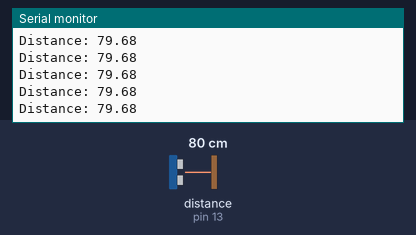
Bench run of a sketch on a simulated Arduino Uno, built with avr-gcc and run on an emulated ATmega328P. On the bench: the last lines printed to the serial monitor. Wiring (inferred from the names in the program): ultrasonic range finder: trigger pin 12; echo pin 13. The inputs (shaded band) are chosen by the test bench; at power-on: distance to the obstacle (sensor on pin 13) 80 cm. The echo pulse lasts 58.3 µs per cm.

Above: at 1.2 s.
1.3 s: distance to the obstacle (sensor on pin 13) set to 120 cm
At 1.49 s:
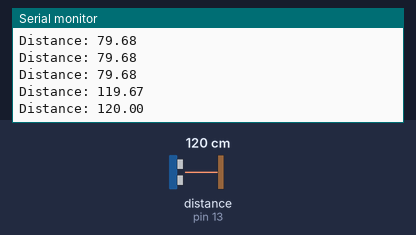
4.3 s: distance to the obstacle (sensor on pin 13) set to 2 cm
At 4.3 s:
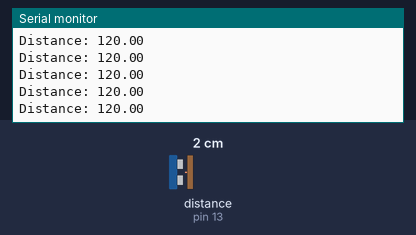
5.8 s: distance to the obstacle (sensor on pin 13) set to 299 cm
At 5.83 s:
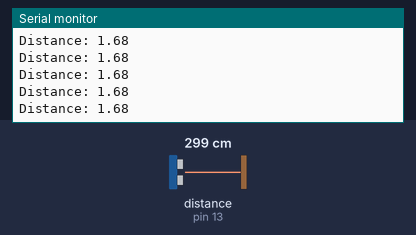
8.8 s: distance to the obstacle (sensor on pin 13) set to 250 cm
At 8.91 s:
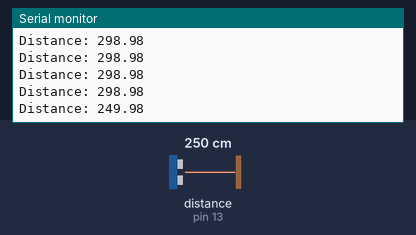
Timing chart, 0 to 11.8 s (numbered marks = the images above; inputs shaded):
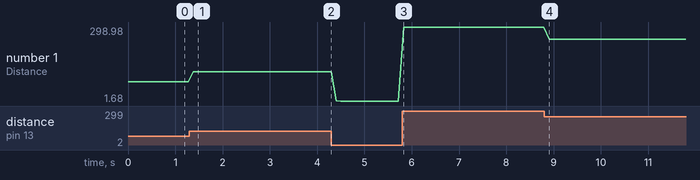

Measured:
- after the input at 1.3 s, the serial monitor: prints a new line after 0.08 s (image 1)
- after the input at 8.8 s, the serial monitor: prints a new line after 0.11 s (image 4)
- plotted number 1: 79.68 → 120 after the input at 1.3 s, 120 → 1.68 after the input at 4.3 s, 1.68 → 298.98 after the input at 5.8 s, 298.98 → 249.98 after the input at 8.8 s

The sketch:

sketch_sep30a.ino
```cpp
int echoPin = 13;
int trigPin = 12;
float duration, distance;

void setup() {
  // put your setup code here, to run once:
  pinMode(trigPin, OUTPUT);
  pinMode(echoPin, INPUT);
  Serial.begin(9600);
}

void loop() {
  // put your main code here, to run repeatedly:
  Calculate_Distance();
}


void Calculate_Distance(){
  digitalWrite(trigPin, LOW);
  delayMicroseconds(2);
  digitalWrite(trigPin, HIGH);
  delayMicroseconds(10);
  digitalWrite(trigPin, LOW);

  duration = pulseIn(echoPin, HIGH);
  distance = (duration*.0343)/2;
  Serial.print("Distance: ");
  Serial.println(distance);
  delay(100);
}
```
